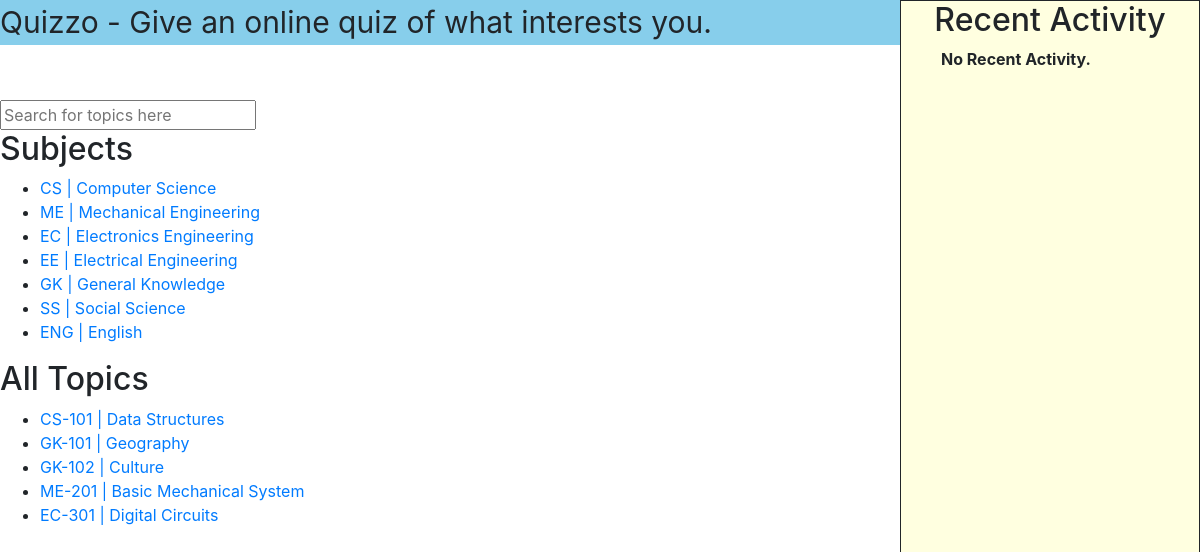
The app's page / (signed in) with its own data.
### exam/models.py (models this page shows, shortened)
class Subject(models.Model):
	code = models.CharField(max_length=3, primary_key=True)
	name = models.CharField(max_length=64)

class Topic(models.Model):
	code = models.IntegerField()
	name = models.CharField(max_length=64)
	subject = models.ForeignKey(Subject, on_delete=models.CASCADE, related_name="topic")
	time = models.IntegerField(default=10)
	def __str__(self):
		return f"{self.subject.code}-{self.code} | {self.name}"

### exam/views.py (the view)
# urls.py: path("", views.index, name="index"),
def index(request):
	if not request.user.is_authenticated:
		return render(request, "exam/login.html", {"message": None})
	fname = request.user.first_name
	activity = Result.objects.filter(user=fname)
	context = {
		"subjects" : Subject.objects.all(),
		"activities": activity,
		"user": fname,
		"topics": Topic.objects.all(),
	}
	return render(request, "exam/index.html", context)

### exam/templates/exam/index.html (shortened to what this page needs)
{% extends "exam/base.html" %}
{% block body %}
	<div>
		<form>
			<input id="search" type="text" name="search" autocomplete="off" placeholder="Search for topics here">
		</form>
	</div>
	<div id="subject">
		<h2>Subjects</h2>
		<ul>
			{% for subject in subjects %}
				<li><a href="{% url 'topics' subject.code %}">{{ subject.code }} | {{ subject.name }}</a></li>
			{% empty %}
				<b>No Subjects.</b>
			{% endfor %}
		</ul>
	</div>
	<div id="topic">
		<h2>All Topics</h2>
		<ul>
			{% for topic in topics %}
				<li><a href="{% url 'test' topic.id %}">{{ topic }}</a></li>
			{% empty %}
				<b>No topics.</b>
			{% endfor %}
		</ul>
	</div>
{% endblock %}
{% block content %}
	<ol>
		{% for activity in activities %}
			<li type="1">
				<b>Test: {{activity.topic}}</b>
				<ul>
					<li>Score : {{activity.marks_obtained}} out of {{activity.marks_total}}</li>
				</ul>
			</li>
		{% empty %}
			<b>No Recent Activity.</b>
		{% endfor %}
	</ol>
{% endblock %}

### exam/static/exam/style.css (style rules this page uses)
.mainbody { margin-top: 100px; }
a { text-decoration: none; color: black; }

### records on screen
Subject: code "CS", name "Computer Science"
Subject: code "ME", name "Mechanical Engineering"
Subject: code "EC", name "Electronics Engineering"
Subject: code "EE", name "Electrical Engineering"
Subject: code "GK", name "General Knowledge"
Subject: code "SS", name "Social Science"
Subject: code "ENG", name "English"
Topic: subject+code+name "CS-101 | Data Structures"
Topic: subject+code+name "GK-101 | Geography"
Topic: subject+code+name "GK-102 | Culture"
Topic: subject+code+name "ME-201 | Basic Mechanical System"
Topic: subject+code+name "EC-301 | Digital Circuits"
